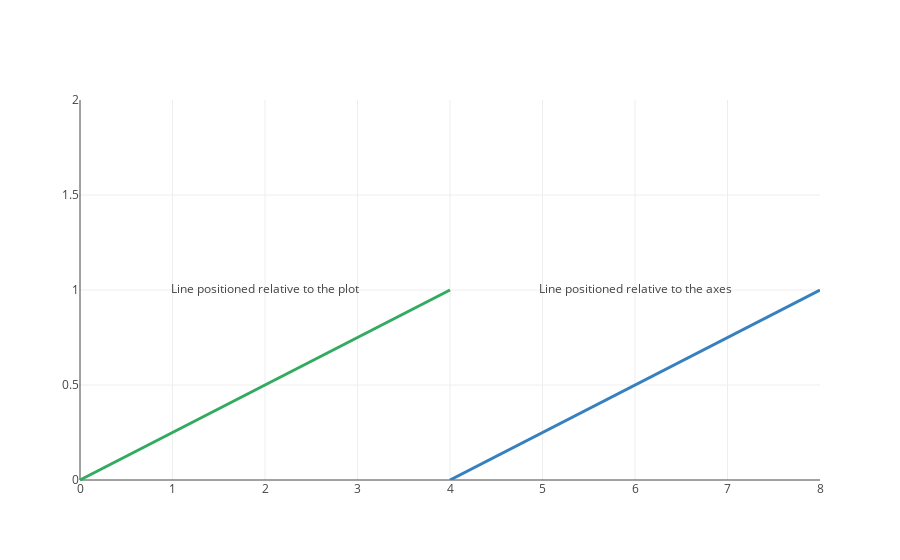

This figure's notebook cell:
### Markdown cell above
#### Lines Positioned Relative to the Plot & to the Axes

### Code cell
trace0 = go.Scatter(
    x=[2, 6],
    y=[1, 1],
    text=['Line positioned relative to the plot', 
          'Line positioned relative to the axes'],
    mode='text',
)
data = [trace0]
layout = {
    'xaxis': {
        'range': [0, 8]
    },
    'yaxis': {
        'range': [0, 2]
    },
    'shapes': [
        # Line reference to the axes
        {
            'type': 'line',
            'xref': 'x',
            'yref': 'y',
            'x0': 4,
            'y0': 0,
            'x1': 8,
            'y1': 1,
            'line': {
                'color': 'rgb(55, 128, 191)',
                'width': 3,
            },
        },
        # Line reference to the plot
        {
            'type': 'line',
            'xref': 'paper',
            'yref': 'paper',
            'x0': 0,
            'y0': 0,
            'x1': 0.5,
            'y1': 0.5,
            'line': {
                'color': 'rgb(50, 171, 96)',
                'width': 3,
            },
        },
    ]
}
fig = {
    'data': data,
    'layout': layout,
}
py.offline.iplot(fig, filename='shapes-line-ref')

### Figure 1 — Plotly figure (JSON) as saved in the notebook; plotly's stock layout.template omitted (floating-point values rounded to 4 significant figures)
{"data": [{"mode": "text", "text": ["Line positioned relative to the plot", "Line positioned relative to the axes"], "type": "scatter", "uid": "085ded04-a4cb-4342-9ee5-2045ceb0bd8b", "x": [2, 6], "y": [1, 1]}], "layout": {"shapes": [{"line": {"color": "rgb(55, 128, 191)", "width": 3}, "type": "line", "x0": 4, "x1": 8, "xref": "x", "y0": 0, "y1": 1, "yref": "y"}, {"line": {"color": "rgb(50, 171, 96)", "width": 3}, "type": "line", "x0": 0, "x1": 0.5, "xref": "paper", "y0": 0, "y1": 0.5, "yref": "paper"}], "xaxis": {"range": [0, 8]}, "yaxis": {"range": [0, 2]}}}
